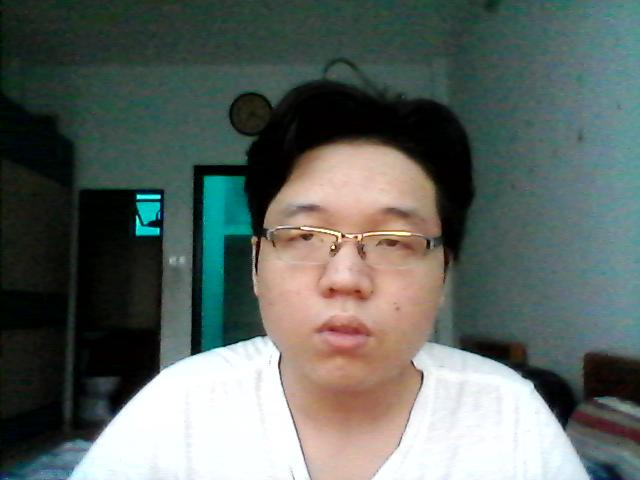
%> input picture TestDB/1.jpg, 640 x 480 px
$ octave faceDetect.m   (GNU Octave 9; MATLAB toolbox functions it lacks are replaced by stand-ins)
%> lines starting %> are read from the running program, lines starting %| are printed output that depends on the picture; in (x1, y1, x2, y2) boxes, pixels count from 0 and x2, y2 are one past the last pixel; in counts of white or black regions, pixels touching at a corner belong together; the program's own positions count from 1
%% Face Detection
[file,path]=uigetfile('*.*','Select an image');
%> the answer given: ../TestDB/1.jpg
img=strcat(path,file);
pic=imread(img);
%> pic is the input picture: size 480x640x3 uint8; mean R, G, B 94.6, 102.8, 97.8
graypic=rgb2gray(pic);
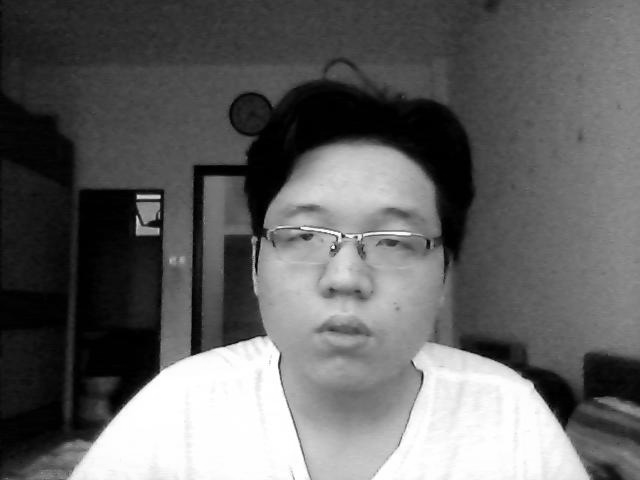
%> graypic: size 480x640 uint8; min 0, max 255, mean 99.8

detectorFace=vision.CascadeObjectDetector();
boundingbox=step(detectorFace,graypic);
%> boundingbox = [237 151 225 225]
detpic=insertObjectAnnotation(pic,'Rectangle',boundingbox,'Face');
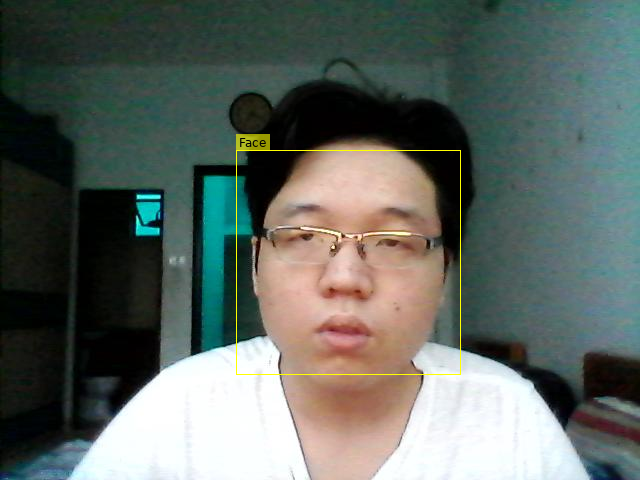
%> detpic: size 480x640x3 uint8; 0.47% of pixels changed, all inside (x1, y1, x2, y2) = (236, 134, 461, 375)
subplot(121)
imshow(detpic);
title('Anh dau vao ban dau');
%% Face Recognition

imgGray=rgb2gray(pic);
%> (the run ends here)
